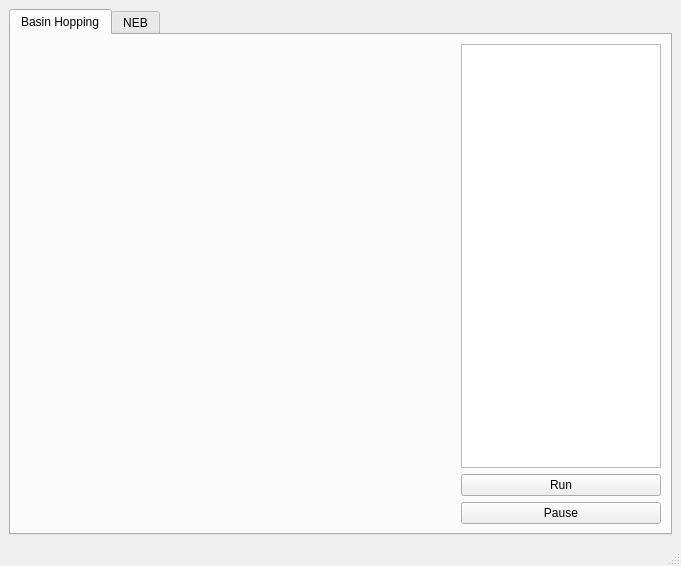
<?xml version="1.0" encoding="UTF-8"?>
<ui version="4.0">
 <class>MainWindow</class>
 <widget class="QMainWindow" name="MainWindow">
  <property name="geometry">
   <rect>
    <x>0</x>
    <y>0</y>
    <width>681</width>
    <height>566</height>
   </rect>
  </property>
  <property name="sizePolicy">
   <sizepolicy hsizetype="Expanding" vsizetype="Expanding">
    <horstretch>0</horstretch>
    <verstretch>0</verstretch>
   </sizepolicy>
  </property>
  <property name="windowTitle">
   <string>MainWindow</string>
  </property>
  <widget class="QWidget" name="centralwidget">
   <layout class="QGridLayout" name="gridLayout">
    <item row="0" column="0">
     <widget class="QTabWidget" name="tabWidget">
      <property name="currentIndex">
       <number>0</number>
      </property>
      <widget class="QWidget" name="BHTab">
       <attribute name="title">
        <string>Basin Hopping</string>
       </attribute>
       <layout class="QVBoxLayout" name="verticalLayout_4">
        <item>
         <layout class="QHBoxLayout" name="horizontalLayout_3">
          <item>
           <widget class="Show3D" name="widget" native="true">
            <property name="sizePolicy">
             <sizepolicy hsizetype="Expanding" vsizetype="Expanding">
              <horstretch>0</horstretch>
              <verstretch>0</verstretch>
             </sizepolicy>
            </property>
            <zorder>listWidget</zorder>
            <zorder>listWidget</zorder>
           </widget>
          </item>
          <item>
           <layout class="QVBoxLayout" name="verticalLayout_3">
            <item>
             <widget class="QListWidget" name="listWidget">
              <property name="sizePolicy">
               <sizepolicy hsizetype="Maximum" vsizetype="Expanding">
                <horstretch>0</horstretch>
                <verstretch>0</verstretch>
               </sizepolicy>
              </property>
              <property name="maximumSize">
               <size>
                <width>200</width>
                <height>16777215</height>
               </size>
              </property>
              <property name="sortingEnabled">
               <bool>true</bool>
              </property>
             </widget>
            </item>
            <item>
             <widget class="QPushButton" name="btnRun">
              <property name="text">
               <string>Run</string>
              </property>
             </widget>
            </item>
            <item>
             <widget class="QPushButton" name="btnPause">
              <property name="text">
               <string>Pause</string>
              </property>
             </widget>
            </item>
           </layout>
          </item>
         </layout>
        </item>
       </layout>
       <zorder>horizontalLayoutWidget</zorder>
       <zorder>widget</zorder>
      </widget>
      <widget class="QWidget" name="NEBTab">
       <attribute name="title">
        <string>NEB</string>
       </attribute>
       <layout class="QGridLayout" name="gridLayout_4">
        <item row="1" column="0">
         <widget class="QSlider" name="horizontalSlider">
          <property name="orientation">
           <enum>Qt::Horizontal</enum>
          </property>
         </widget>
        </item>
        <item row="0" column="0">
         <widget class="QWidget" name="widget_2" native="true">
          <property name="sizePolicy">
           <sizepolicy hsizetype="Expanding" vsizetype="Preferred">
            <horstretch>0</horstretch>
            <verstretch>0</verstretch>
           </sizepolicy>
          </property>
          <zorder>listWidget_3</zorder>
          <zorder>listWidget_2</zorder>
          <zorder>gridLayoutWidget</zorder>
         </widget>
        </item>
        <item row="0" column="3">
         <layout class="QVBoxLayout" name="verticalLayout_5" stretch="0,0">
          <item>
           <widget class="QListWidget" name="listWidget_2">
            <property name="sizePolicy">
             <sizepolicy hsizetype="Maximum" vsizetype="Expanding">
              <horstretch>0</horstretch>
              <verstretch>0</verstretch>
             </sizepolicy>
            </property>
            <property name="maximumSize">
             <size>
              <width>200</width>
              <height>16777215</height>
             </size>
            </property>
           </widget>
          </item>
          <item>
           <widget class="QListWidget" name="listWidget_3">
            <property name="sizePolicy">
             <sizepolicy hsizetype="Maximum" vsizetype="Expanding">
              <horstretch>0</horstretch>
              <verstretch>0</verstretch>
             </sizepolicy>
            </property>
            <property name="maximumSize">
             <size>
              <width>200</width>
              <height>16777215</height>
             </size>
            </property>
           </widget>
          </item>
         </layout>
        </item>
        <item row="1" column="3">
         <layout class="QGridLayout" name="gridLayout_2">
          <property name="leftMargin">
           <number>20</number>
          </property>
          <property name="topMargin">
           <number>0</number>
          </property>
          <property name="rightMargin">
           <number>20</number>
          </property>
          <item row="0" column="1">
           <widget class="QPushButton" name="pushButton_2">
            <property name="sizePolicy">
             <sizepolicy hsizetype="Maximum" vsizetype="Fixed">
              <horstretch>0</horstretch>
              <verstretch>0</verstretch>
             </sizepolicy>
            </property>
            <property name="maximumSize">
             <size>
              <width>100</width>
              <height>16777215</height>
             </size>
            </property>
            <property name="text">
             <string>Connect</string>
            </property>
           </widget>
          </item>
          <item row="0" column="0">
           <widget class="QPushButton" name="pushButton">
            <property name="sizePolicy">
             <sizepolicy hsizetype="Maximum" vsizetype="Fixed">
              <horstretch>0</horstretch>
              <verstretch>0</verstretch>
             </sizepolicy>
            </property>
            <property name="maximumSize">
             <size>
              <width>100</width>
              <height>100</height>
             </size>
            </property>
            <property name="text">
             <string>Align</string>
            </property>
           </widget>
          </item>
         </layout>
        </item>
       </layout>
      </widget>
     </widget>
    </item>
   </layout>
  </widget>
  <widget class="QMenuBar" name="menubar">
   <property name="geometry">
    <rect>
     <x>0</x>
     <y>0</y>
     <width>681</width>
     <height>23</height>
    </rect>
   </property>
  </widget>
  <widget class="QStatusBar" name="statusbar"/>
  <action name="actionBla">
   <property name="text">
    <string>bla</string>
   </property>
  </action>
 </widget>
 <customwidgets>
  <customwidget>
   <class>Show3D</class>
   <extends>QWidget</extends>
   <header>show3d.h</header>
   <container>1</container>
  </customwidget>
 </customwidgets>
 <resources/>
 <connections>
  <connection>
   <sender>listWidget</sender>
   <signal>itemClicked(QListWidgetItem*)</signal>
   <receiver>MainWindow</receiver>
   <slot>SelectMinimum()</slot>
   <hints>
    <hint type="sourcelabel">
     <x>471</x>
     <y>217</y>
    </hint>
    <hint type="destinationlabel">
     <x>7</x>
     <y>26</y>
    </hint>
   </hints>
  </connection>
  <connection>
   <sender>btnRun</sender>
   <signal>clicked()</signal>
   <receiver>MainWindow</receiver>
   <slot>StartBasinHopping()</slot>
   <hints>
    <hint type="sourcelabel">
     <x>564</x>
     <y>402</y>
    </hint>
    <hint type="destinationlabel">
     <x>432</x>
     <y>188</y>
    </hint>
   </hints>
  </connection>
 </connections>
 <slots>
  <slot>SelectMinimum()</slot>
  <slot>StartBasinHopping()</slot>
 </slots>
</ui>
